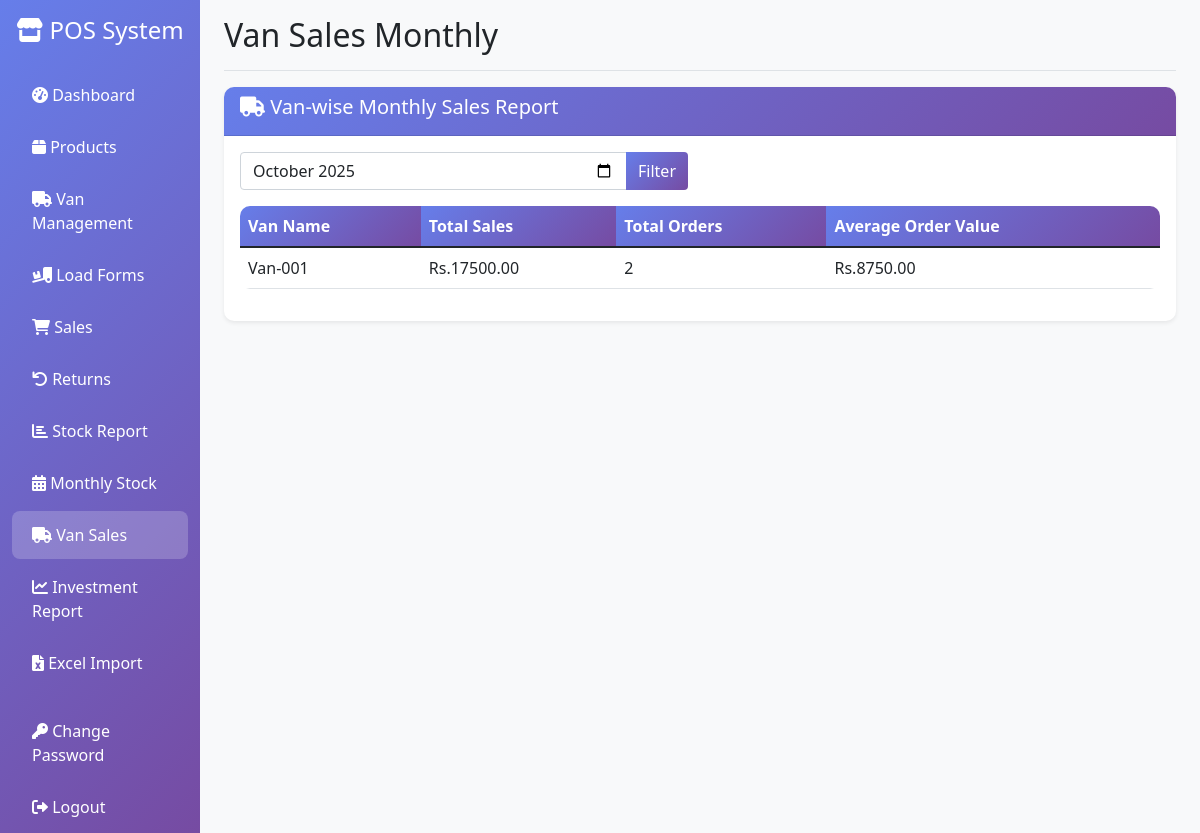
Page /van_sales_monthly (signed in) on the committed database.
### app.py (models this page shows)
class Van(db.Model):
    id = db.Column(db.Integer, primary_key=True)
    name = db.Column(db.String(100), nullable=False)
    driver_name = db.Column(db.String(100))
    phone = db.Column(db.String(20))
    license_number = db.Column(db.String(50))
    created_at = db.Column(db.DateTime, default=datetime.utcnow)

### app.py (the view)
@app.route('/van_sales_monthly')
@login_required
def van_sales_monthly():
    month = request.args.get('month', datetime.now().strftime('%Y-%m'))
    year, month_num = month.split('-')
    van_sales = db.session.query(
        Van.name,
        func.sum(Sale.final_amount).label('total_sales'),
        func.count(Sale.id).label('total_orders')
    ).join(Sale).filter(
        and_(
            func.extract('year', Sale.date) == int(year),
            func.extract('month', Sale.date) == int(month_num)
        )
    ).group_by(Van.id, Van.name).all()
    return render_template('van_sales_monthly.html',
                         van_sales=van_sales,
                         selected_month=month)

### app.py (called while the page is built)
@login_manager.user_loader
def load_user(user_id):
    return User.query.get(int(user_id))

### templates/van_sales_monthly.html (shortened to what this page needs)
{% extends "base.html" %}
{% block page_title %}Van Sales Monthly{% endblock %}
{% block content %}
<div class="card">
    <div class="card-header">
        <h5><i class="fas fa-truck"></i> Van-wise Monthly Sales Report</h5>
    </div>
    <div class="card-body">
        <div class="row mb-3">
            <div class="col-md-6">
                <form method="GET">
                    <div class="input-group">
                        <input type="month" name="month" value="{{ selected_month }}" class="form-control">
                        <button type="submit" class="btn btn-primary">Filter</button>
                    </div>
                </form>
            </div>
        </div>
        <div class="table-responsive">
            <table class="table table-hover">
                <thead>
                    <tr>
                        <th>Van Name</th>
                        <th>Total Sales</th>
                        <th>Total Orders</th>
                        <th>Average Order Value</th>
                    </tr>
                </thead>
                <tbody>
                    {% for van_sale in van_sales %}
                    <tr>
                        <td>{{ van_sale.name }}</td>
                        <td>Rs.{{ "%.2f"|format(van_sale.total_sales) }}</td>
                        <td>{{ van_sale.total_orders }}</td>
                        <td>Rs.{{ "%.2f"|format(van_sale.total_sales / van_sale.total_orders) if van_sale.total_orders > 0 else 0 }}</td>
                    </tr>
                    {% endfor %}
                </tbody>
            </table>
        </div>
    </div>
</div>
{% endblock %}

### templates/base.html (style rules this page uses)
.card { border: none; box-shadow: 0 0.125rem 0.25rem rgba(0, 0, 0, 0.075); border-radius: 10px; }
.card-header { background: linear-gradient(135deg, #667eea 0%, #764ba2 100%); color: white; border-radius: 10px 10px 0 0 !important; }
.btn-primary { background: linear-gradient(135deg, #667eea 0%, #764ba2 100%); border: none; }
.table { border-radius: 10px; overflow: hidden; }
.table thead th { background: linear-gradient(135deg, #667eea 0%, #764ba2 100%); color: white; border: none; }

### rows in the picture
Van: name "Van-001", total_sales "17500.00", total_orders "2", total_sales "8750.00"
